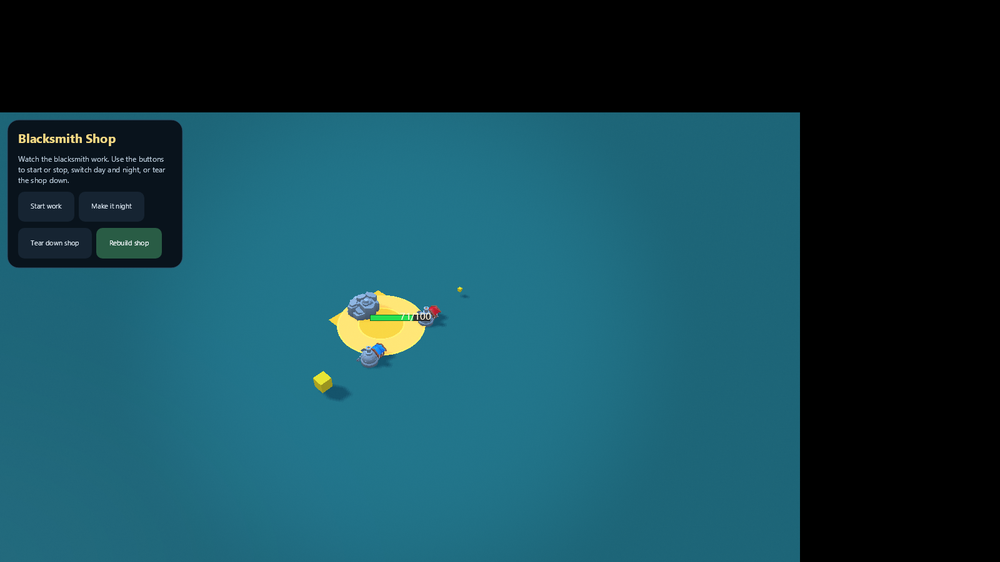
#> input picture tmp/w3b-evidence/w3b_final_blacksmith.png, 1000 x 562 px, shrunk from 1600 x 900 before the run; the run also reads 1 picture not shown here
$ python diff_check.py
#> lines starting #> are read from the running program, lines starting #| are printed output that depends on the picture; after the words box and inside, x2 and y2 are one past the last pixel; in counts of white or black regions, pixels touching at a corner belong together; long printed decimals are rounded
from PIL import Image
import numpy as np

def load(p):
#> called with p = 'w3b_final_blacksmith.png'
    return np.asarray(Image.open(p).convert('RGB')).astype(np.int16)

pairs = [
    ("w3b_final_blacksmith.png","w4c_blacksmith.png","blacksmith"),
    ("w3b_atmosphere.png","w4c_atmosphere.png","atmosphere"),
]

for a,b,name in pairs:
    A=load(a); B=load(b)
    print(f"\n=== {name} ===")
    print("A",A.shape,"B",B.shape)
#| A (562, 1000, 3) B (562, 1000, 3)
    if A.shape!=B.shape:
        h=min(A.shape[0],B.shape[0]); w=min(A.shape[1],B.shape[1])
        A=A[:h,:w]; B=B[:h,:w]
        print("cropped to",A.shape)
    d=np.abs(A-B).sum(axis=2)  # 0..765
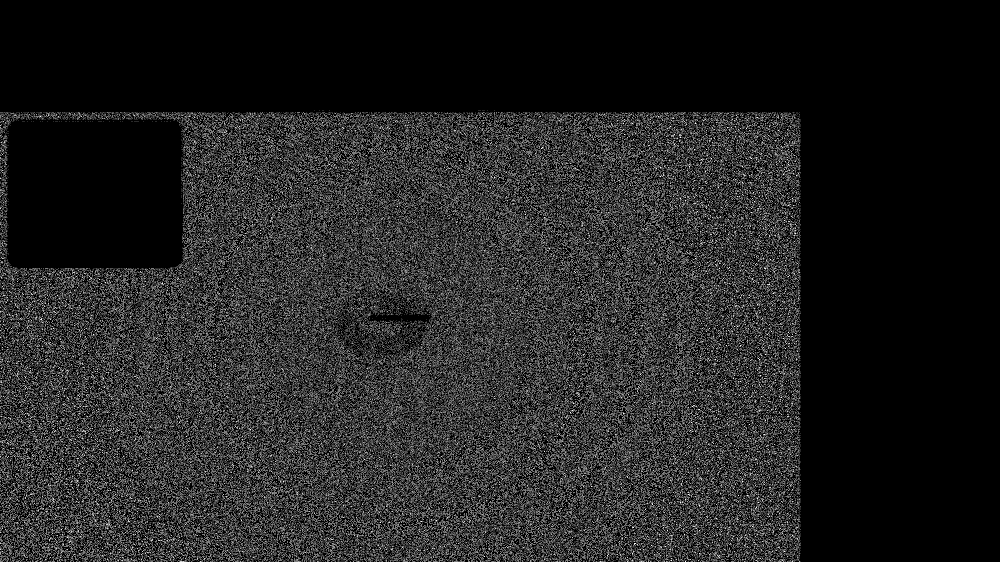
#> d: shape (562, 1000) int64; min 0, max 6, mean 0.827; drawn with min black and max white
    total=d>0
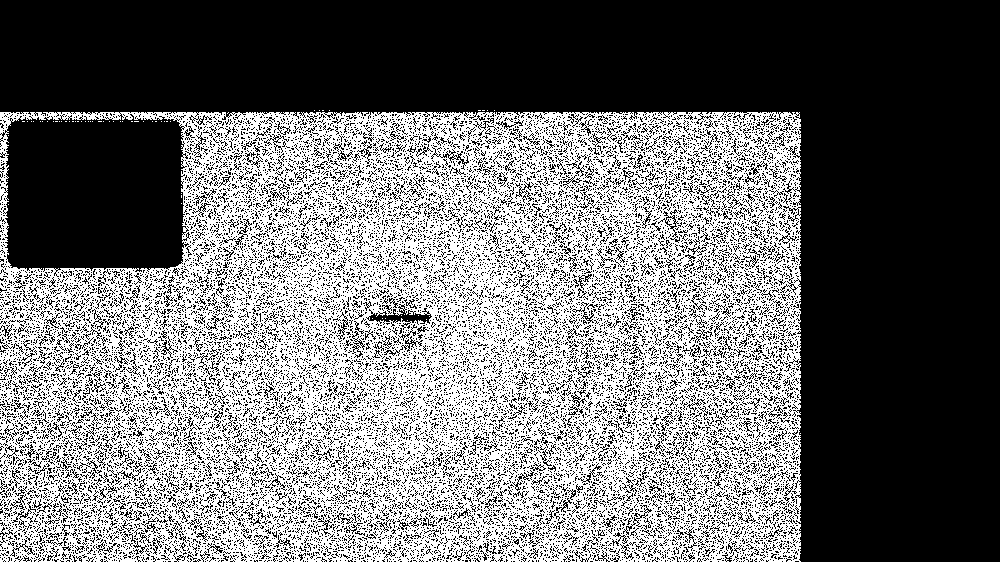
#> total: shape (562, 1000) bool; 44.5% white in thin lines or dots, all inside (x1, y1, x2, y2) = (0, 110, 801, 562)
    tol10=d>10
#> tol10: shape (562, 1000) bool; every value is 0
    print("total px:",d.size)
#| total px: 562000
    print("nonzero diff px:",int(total.sum()), f"{100*total.sum()/d.size:.4f}%")
#| nonzero diff px: 249981 44.4806%
    print("diff>10 px:", int(tol10.sum()), f"{100*tol10.sum()/d.size:.4f}%")
#| diff>10 px: 0 0.0000%
    print("mean abs diff (all):", float(d.mean()))
#| mean abs diff (all): 0.8269
    print("max diff:", int(d.max()))
#| max diff: 6
    big=d>30
    ys,xs=np.where(big)
#> ys = empty array; xs = empty array
    if len(xs):
        print("big-diff>30 bbox: x",xs.min(),xs.max(),"y",ys.min(),ys.max(), "count",len(xs))
        colhist=big.sum(axis=0); rowhist=big.sum(axis=1)
        busyc=np.where(colhist> big.shape[0]*0.02)[0]
        busyr=np.where(rowhist> big.shape[1]*0.02)[0]
        print("  active col range:", (busyc.min(),busyc.max()) if len(busyc) else None)
        print("  active row range:", (busyr.min(),busyr.max()) if len(busyr) else None)
    else:
        print("no pixels with diff>30")
#> pass 2 of the loop `for a,b,name in pairs:`:
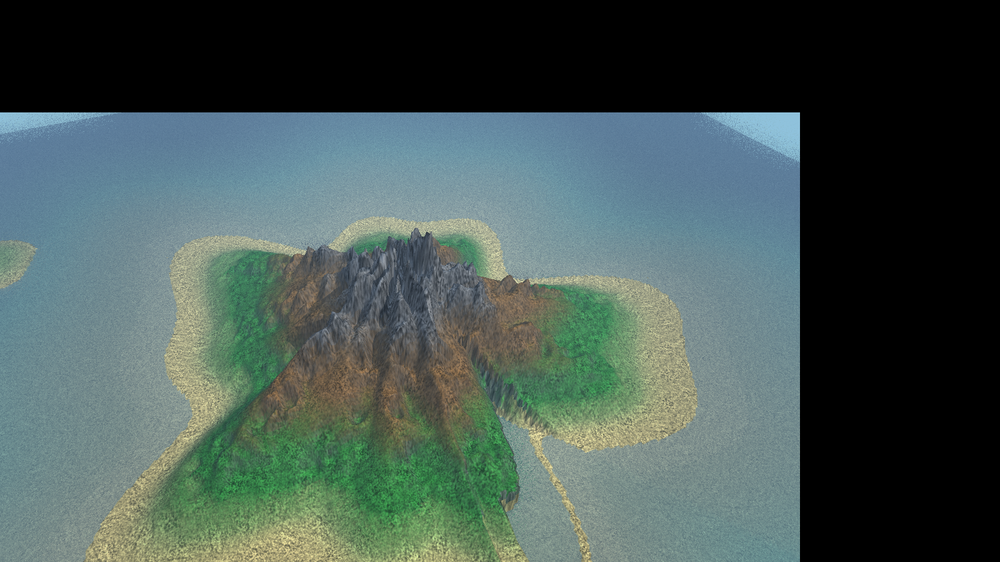
#> input picture tmp/w3b-evidence/w3b_atmosphere.png, 1000 x 562 px, shrunk from 1600 x 900 before the run
#| A (562, 1000, 3) B (562, 1000, 3)
#> `total=d>0`:
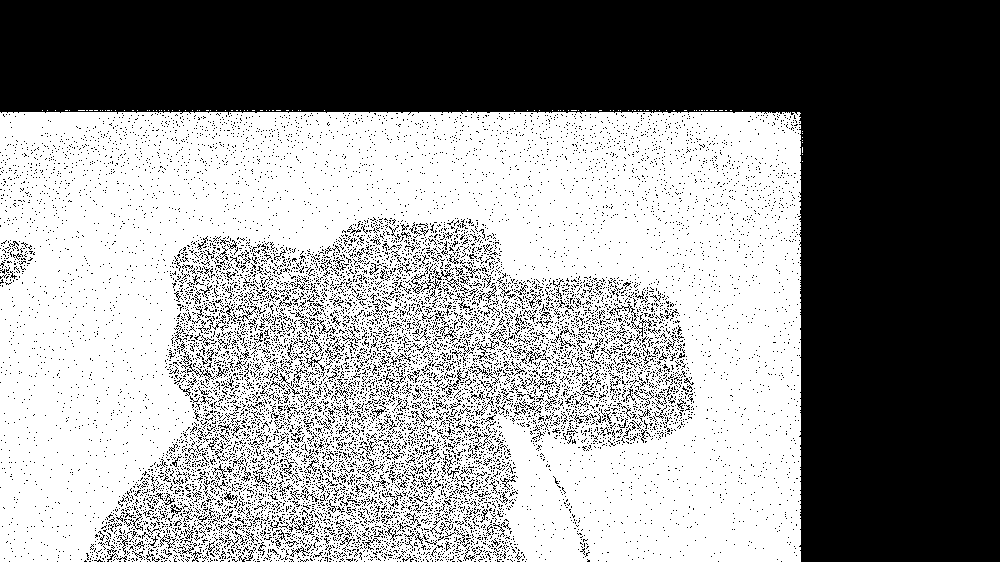
#> total: shape (562, 1000) bool; 56.7% white; 12738 black regions (12456 under 20 px), largest, box (x1, y1, x2, y2) and area: (0, 0, 1000, 562) 201590, (435, 270, 460, 290) 100, (181, 363, 212, 380) 90
#> tol10: shape (562, 1000) bool; 13.5% white in thin lines or dots, all inside (x1, y1, x2, y2) = (0, 112, 801, 562)
#| total px: 562000
#| nonzero diff px: 318507 56.6738%
#| diff>10 px: 76104 13.5416%
#| mean abs diff (all): 4.104
#| max diff: 100
#> `big=d>30`:
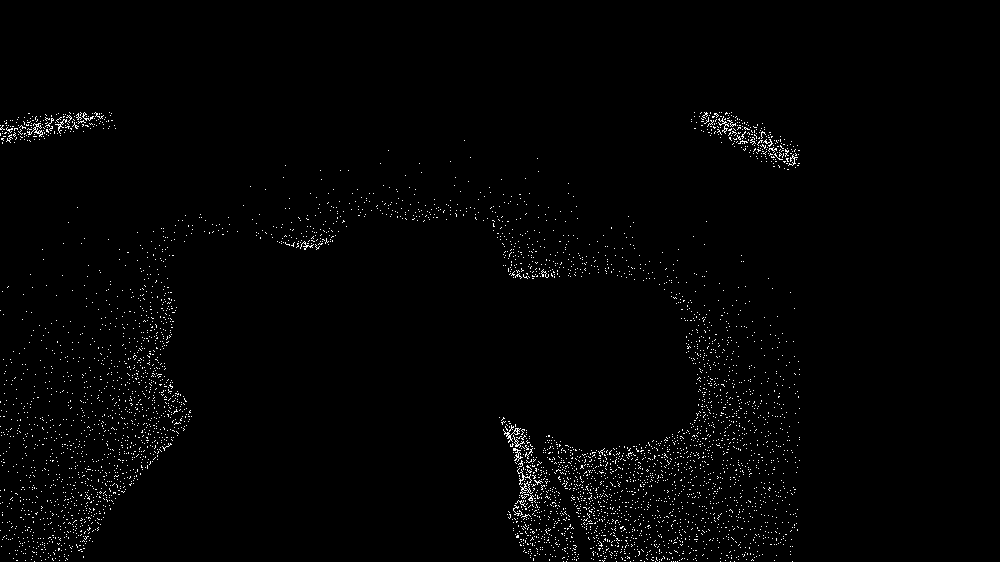
#> big: shape (562, 1000) bool; 1.4% white in thin lines or dots, all inside (x1, y1, x2, y2) = (0, 112, 800, 562)
#> ys = 7684 values from 112 to 561; xs = 7684 values, max 799 at index 1086, min 0 at index 405, mean 447.8
#| big-diff>30 bbox: x 0 799 y 112 561 count 7684
#> colhist = 1000 values, max 46 at index 521, min 0 at index 187, mean 7.68
#> rowhist = 562 values, max 48 at index 452, min 0 at index 0, mean 13.67
#> busyc = 344 values from 0 to 795
#> busyr = 163 values from 113 to 560
#|   active col range: (0, 795)
#|   active row range: (113, 560)
